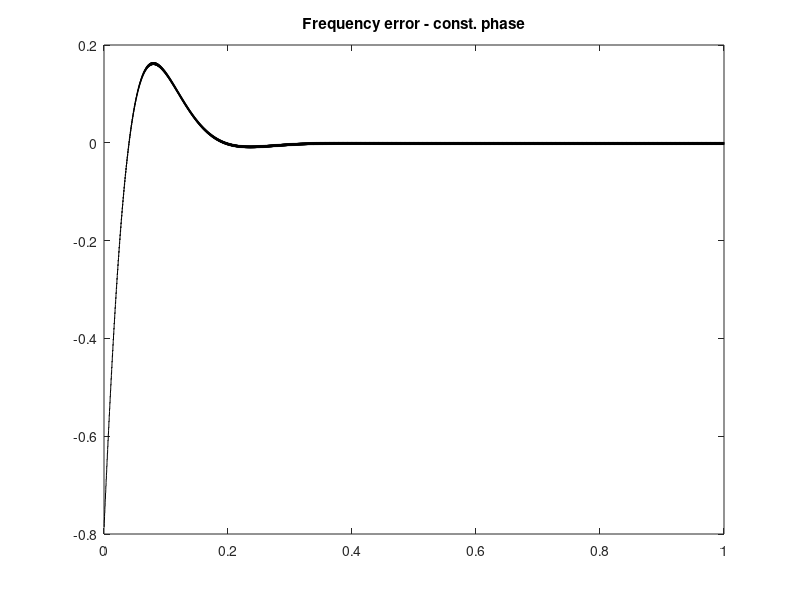
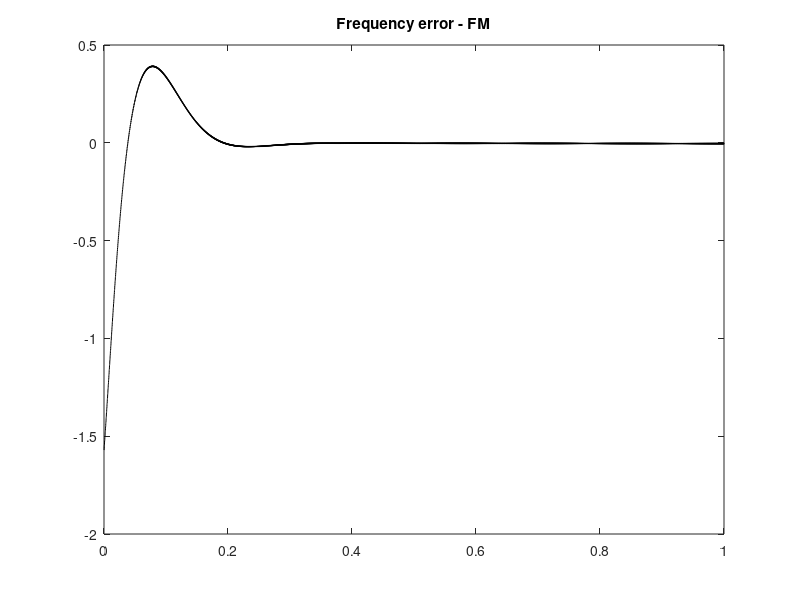
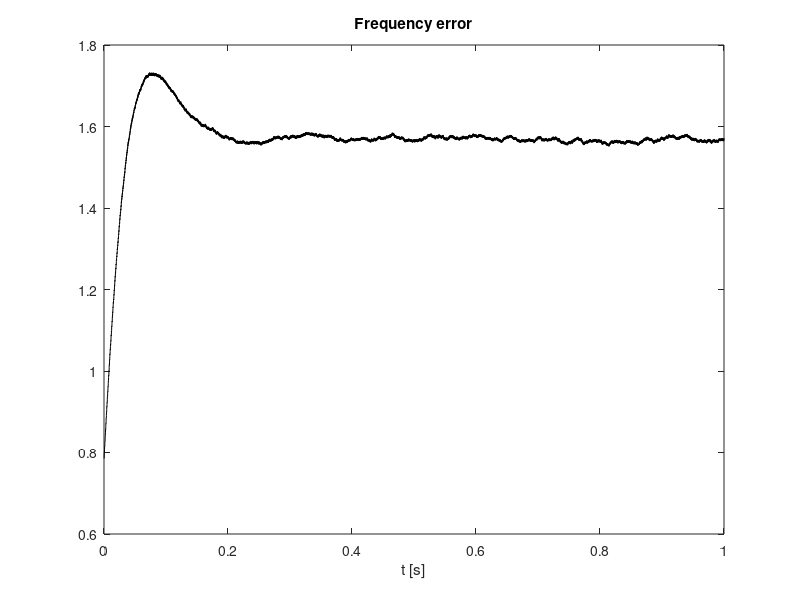

Write MATLAB code to recreate these figures, in order.

clear all; close all; clc;

%% Generate pilot
fp = 19e3;                  % Frequency
fs = 8e3;                   % Sampling frequency
t = 0:1/fs:1-1/fs;          % Time vector
p1 = sin(2*pi*fp*t + pi/4); % Pilot

%% Estimate pilot's frequency and phase
freq = 2*pi*fp/fs;
theta = zeros(1,length(p1)+1);
alpha = 1e-2;
beta = alpha^2/4;
for n = 1 : length(p1)
    perr = -p1(n)*sin(theta(n));
    theta(n+1) = theta(n) + freq + alpha*perr;
    freq = freq + beta*perr;
end

error = 2*pi*fp*t-pi/4 - theta(1:end-1);

figure;
%plot(t, 2*pi*fp*t, 'b', t, theta(1:end-1), 'r'); xlabel('t [s]');
%title('Pilot frequency'); legend('Original const. phase', 'Estimated const. phase');
plot(t, error, 'k'); title('Frequency error - const. phase');

%% Generate pilot with FM
df = 10;    % Modulation depth
fm = 0.1;   % Modulation frequency
m = df*sin(2*pi*fm*t);  % Modulating signal
p2 = sin(2*pi*fp*t+m);  % Pilot with FM

%% Estimate pilot's frequency and phase
freq = 2*pi*fp/fs;
theta = zeros(1,length(p2)+1);
alpha = 1e-2;
beta = alpha^2/4;
for n = 1 : length(p2)
    perr = -p2(n)*sin(theta(n));
    theta(n+1) = theta(n) + freq + alpha*perr;
    freq = freq + beta*perr;
end

error = 2*pi*fp*t+m-pi/2 - theta(1:end-1);

figure;
%plot(t, 2*pi*fp*t+m, 'b', t, theta(1:end-1), 'r'); xlabel('t [s]');
%title('Pilot frequency'); legend('Original FM', 'Estimated FM');
plot(t, error, 'k'); title('Frequency error - FM');

%% Add noise to pilot
%p1n = awgn(p1, 0, 'measured');
%p1n = awgn(p1, 5, 'measured');
%p1n = awgn(p1, 10, 'measured');
p1n = awgn(p1, 20, 'measured');

freq = 2*pi*fp/fs;
theta = zeros(1,length(p1n)+1);
alpha = 1e-2;
beta = alpha^2/4;
for n = 1 : length(p1n)
    perr = -p1n(n)*sin(theta(n));
    theta(n+1) = theta(n) + freq + alpha*perr;
    freq = freq + beta*perr;
end

error = 2*pi*fp*t+pi/4 - theta(1:end-1);

figure;
plot(t, error, 'k'); xlabel('t [s]');
title('Frequency error');
